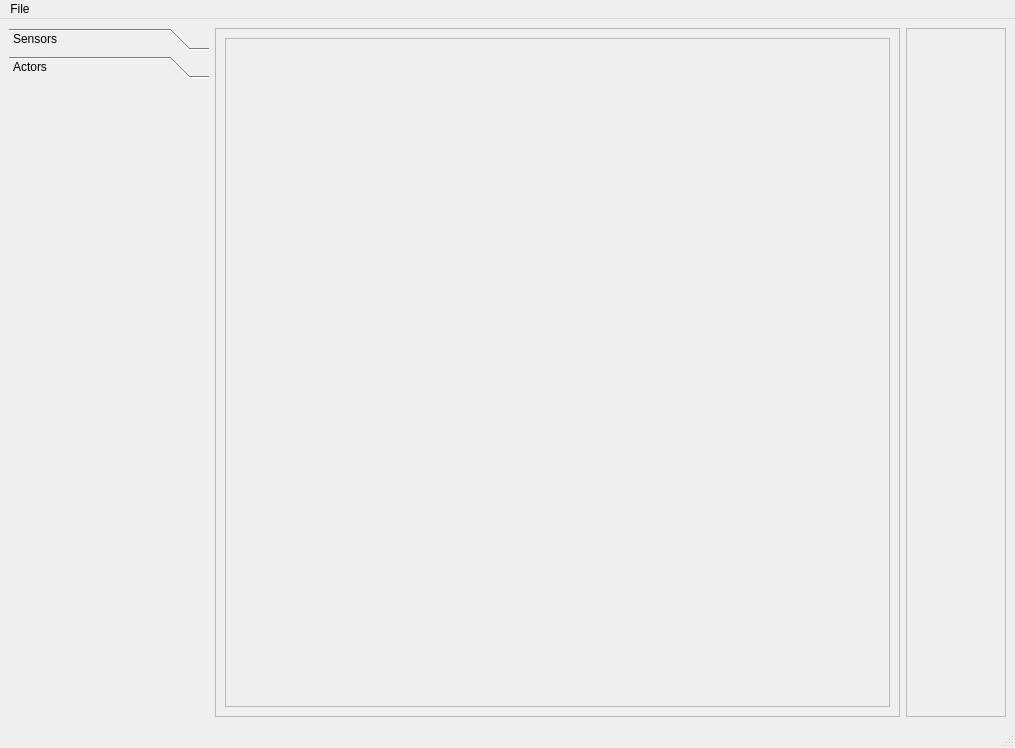
<?xml version="1.0" encoding="UTF-8"?>
<ui version="4.0">
 <class>PuzzleMain</class>
 <widget class="QMainWindow" name="PuzzleMain">
  <property name="geometry">
   <rect>
    <x>0</x>
    <y>0</y>
    <width>1015</width>
    <height>748</height>
   </rect>
  </property>
  <property name="windowTitle">
   <string>MainWindow</string>
  </property>
  <widget class="QWidget" name="centralwidget">
   <layout class="QHBoxLayout" name="horizontalLayout">
    <item>
     <widget class="QToolBox" name="tbTools">
      <property name="maximumSize">
       <size>
        <width>200</width>
        <height>16777215</height>
       </size>
      </property>
      <property name="currentIndex">
       <number>1</number>
      </property>
      <widget class="QWidget" name="pGalSensors">
       <property name="geometry">
        <rect>
         <x>0</x>
         <y>0</y>
         <width>200</width>
         <height>613</height>
        </rect>
       </property>
       <attribute name="label">
        <string>Sensors</string>
       </attribute>
       <layout class="QVBoxLayout" name="verticalLayout_2">
        <item>
         <layout class="QVBoxLayout" name="ltSensors"/>
        </item>
        <item>
         <spacer name="verticalSpacer">
          <property name="orientation">
           <enum>Qt::Vertical</enum>
          </property>
          <property name="sizeType">
           <enum>QSizePolicy::Fixed</enum>
          </property>
          <property name="sizeHint" stdset="0">
           <size>
            <width>20</width>
            <height>10</height>
           </size>
          </property>
         </spacer>
        </item>
       </layout>
      </widget>
      <widget class="QWidget" name="pGalActors">
       <property name="geometry">
        <rect>
         <x>0</x>
         <y>0</y>
         <width>200</width>
         <height>613</height>
        </rect>
       </property>
       <attribute name="label">
        <string>Actors</string>
       </attribute>
       <layout class="QVBoxLayout" name="verticalLayout_3">
        <item>
         <layout class="QVBoxLayout" name="ltActors"/>
        </item>
        <item>
         <spacer name="verticalSpacer_2">
          <property name="orientation">
           <enum>Qt::Vertical</enum>
          </property>
          <property name="sizeType">
           <enum>QSizePolicy::Fixed</enum>
          </property>
          <property name="sizeHint" stdset="0">
           <size>
            <width>20</width>
            <height>10</height>
           </size>
          </property>
         </spacer>
        </item>
       </layout>
      </widget>
     </widget>
    </item>
    <item>
     <widget class="QScrollArea" name="saProgPane">
      <property name="widgetResizable">
       <bool>true</bool>
      </property>
      <widget class="QWidget" name="scrollAreaWidgetContents">
       <property name="geometry">
        <rect>
         <x>0</x>
         <y>0</y>
         <width>677</width>
         <height>673</height>
        </rect>
       </property>
       <layout class="QVBoxLayout" name="verticalLayout">
        <item>
         <widget class="QFrame" name="fProgram">
          <property name="frameShape">
           <enum>QFrame::StyledPanel</enum>
          </property>
          <property name="frameShadow">
           <enum>QFrame::Raised</enum>
          </property>
          <layout class="QVBoxLayout" name="verticalLayout_4">
           <item>
            <layout class="QVBoxLayout" name="ltProgr"/>
           </item>
           <item>
            <spacer name="verticalSpacer_3">
             <property name="orientation">
              <enum>Qt::Vertical</enum>
             </property>
             <property name="sizeType">
              <enum>QSizePolicy::MinimumExpanding</enum>
             </property>
             <property name="sizeHint" stdset="0">
              <size>
               <width>20</width>
               <height>496</height>
              </size>
             </property>
            </spacer>
           </item>
          </layout>
         </widget>
        </item>
       </layout>
      </widget>
     </widget>
    </item>
    <item>
     <widget class="QFrame" name="fUtils">
      <property name="minimumSize">
       <size>
        <width>100</width>
        <height>0</height>
       </size>
      </property>
      <property name="maximumSize">
       <size>
        <width>100</width>
        <height>16777215</height>
       </size>
      </property>
      <property name="frameShape">
       <enum>QFrame::StyledPanel</enum>
      </property>
      <property name="frameShadow">
       <enum>QFrame::Raised</enum>
      </property>
      <layout class="QVBoxLayout" name="verticalLayout_5">
       <item>
        <spacer name="verticalSpacer_4">
         <property name="orientation">
          <enum>Qt::Vertical</enum>
         </property>
         <property name="sizeHint" stdset="0">
          <size>
           <width>20</width>
           <height>520</height>
          </size>
         </property>
        </spacer>
       </item>
       <item>
        <layout class="QVBoxLayout" name="ltUtils"/>
       </item>
      </layout>
     </widget>
    </item>
   </layout>
  </widget>
  <widget class="QMenuBar" name="menubar">
   <property name="geometry">
    <rect>
     <x>0</x>
     <y>0</y>
     <width>1015</width>
     <height>26</height>
    </rect>
   </property>
   <widget class="QMenu" name="menuFile">
    <property name="title">
     <string>File</string>
    </property>
    <addaction name="actionOpen"/>
    <addaction name="actionSave"/>
    <addaction name="actionExit"/>
   </widget>
   <addaction name="menuFile"/>
  </widget>
  <widget class="QStatusBar" name="statusbar"/>
  <action name="actionOpen">
   <property name="text">
    <string>Open</string>
   </property>
  </action>
  <action name="actionSave">
   <property name="text">
    <string>Save</string>
   </property>
  </action>
  <action name="actionExit">
   <property name="text">
    <string>Exit</string>
   </property>
  </action>
 </widget>
 <resources/>
 <connections>
  <connection>
   <sender>actionExit</sender>
   <signal>triggered()</signal>
   <receiver>PuzzleMain</receiver>
   <slot>close()</slot>
   <hints>
    <hint type="sourcelabel">
     <x>-1</x>
     <y>-1</y>
    </hint>
    <hint type="destinationlabel">
     <x>507</x>
     <y>314</y>
    </hint>
   </hints>
  </connection>
 </connections>
</ui>
